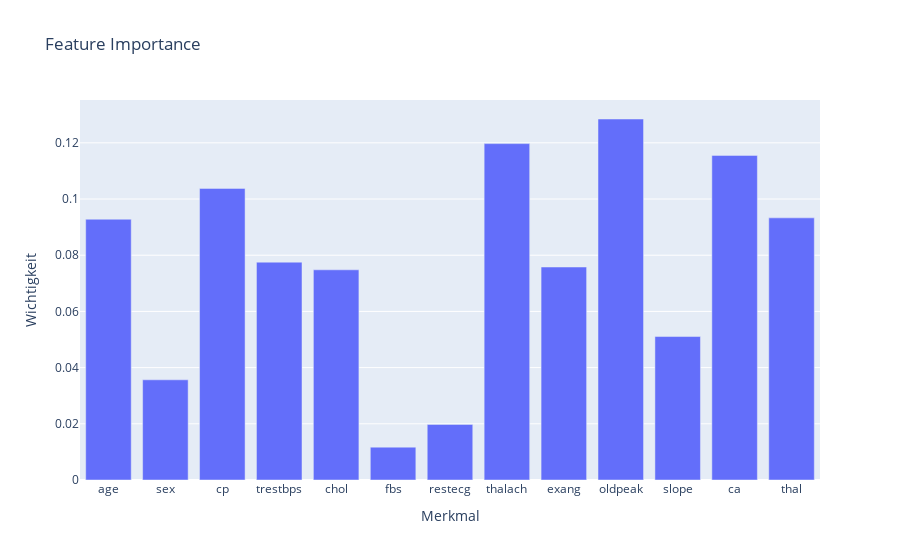

This figure's notebook cell:
### Markdown cell above
- Skaliere deine Daten mit dem StandardScaler. Überlege dir wozu man dies benötigt und was genau passiert! Die Skalierung benötist du für die nächste Aufgabe!

### Code cell
import plotly.express as px

feat_importance = model.feature_importances_
features = X.columns
fig = px.bar(x=features, y=feat_importance, labels={'x': 'Merkmal', 'y': 'Wichtigkeit'}, title="Feature Importance")
fig

### Figure 1 — Plotly figure (JSON) as saved in the notebook; plotly's stock layout.template omitted (floating-point values rounded to 4 significant figures)
{"data": [{"hovertemplate": "Merkmal=%{x}<br>Wichtigkeit=%{y}<extra></extra>", "legendgroup": "", "marker": {"color": "#636efa", "pattern": {"shape": ""}}, "name": "", "orientation": "v", "showlegend": false, "textposition": "auto", "type": "bar", "x": ["age", "sex", "cp", "trestbps", "chol", "fbs", "restecg", "thalach", "exang", "oldpeak", "slope", "ca", "thal"], "xaxis": "x", "y": [0.09281, 0.03566, 0.1038, 0.07754, 0.07481, 0.0117, 0.01978, 0.1197, 0.07581, 0.1285, 0.05106, 0.1155, 0.0933], "yaxis": "y"}], "layout": {"barmode": "relative", "legend": {"tracegroupgap": 0}, "title": {"text": "Feature Importance"}, "xaxis": {"anchor": "y", "domain": [0, 1], "title": {"text": "Merkmal"}}, "yaxis": {"anchor": "x", "domain": [0, 1], "title": {"text": "Wichtigkeit"}}}}
